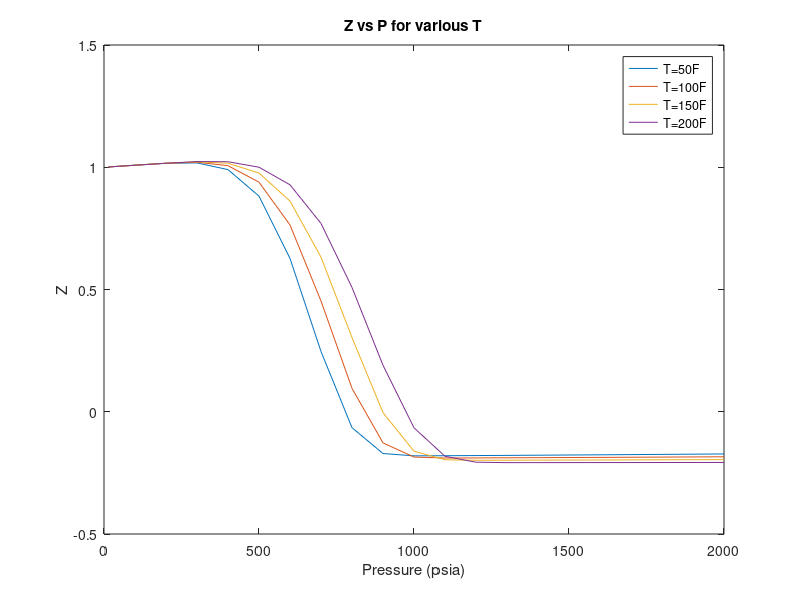

Source code (MATLAB):
% -------- Short Description --------
%   Zscipt calculates Z for various P and T from composition input, assuming gas
%   of C1,C2,C3 only. 

% -------- Somewhat Longer Description --------
%   User is asked to provide composition values for C1,C2 & C3 and then Z
%   is calculated for T(50-200F) and P(14.7 and 100-2000 psia).Main output 
%   is a plot of Z vs P for four different T.
%   Secondary output is a table of Z values for the various P & T. Currently
%   the table is not displayed by default, however this can be changed by
%   removing the percent sign "%" from the last line of the script's
%   .m file. Furthermore, note that Z is calculated by an algorithm
%   avoiding loops.

%% --- 1. Input ---

% -- First-time Input

disp('Enter composition of gas. Note that the decimal point is "." and not ","')
C1= input('Enter C1: ')
C2= input('Enter C2: ')
C3= input('Enter C3: ')

% -- 1.2 Check if sum of C1,C2,C3 = 1 & user errors

proceed='n'; % So that it will enter the while_loop the first time if C1+C2+C3~=1
while C1+C2+C3~=1 & proceed== 'n'
    proceed= input('The given composition does not account for 100% of gas (sum of C1,C2,C3 =/=1). Continue anyway? (y/n | include single quotes in your answer): ');
    if proceed == 'n'
        disp('Enter composition of gas. Note that the decimal point is "." and not ","')
        C1= input('Enter C1: ')
        C2= input('Enter C2: ')
        C3= input('Enter C3: ')
    end
end

%% --- 2. Calculations ---

% -- 2.1 Basic Calculations

C = [C1 C2 C3];             % arranging composition values in a vector
MW = [16 30 44];            % Molecular weights for C1, C2 & C3 respectively
Sg = sum(C.*MW)/28.97       % Calculating Specific gravity for the specified (via composition) gas
Ppc = 677+15*Sg -37.5*Sg^2  % Calc of pseudo-critical Pressure
Tpc = 168+325*Sg-12.5*Sg^2  % Calc of pseudo-critical Temperature
Ppsia = [ 14.7 100:100:2000]; % Creates Pressure vector of 14.7 100 200 300... 2000 psia
Tf = [50:50:200];           % Creates Temperature vector (in Fahrenheit) with the following: 50 100 150 200
Tr = Tf+459.67;             % Converts the above to Rankine. Note that Tf(i) corresponds to Tr(i), e.g. Tf(3)= 150 & Tr(3)=150+459.67=Tf(3)+459.67
Ppr = Ppsia / Ppc;          % Calc of pseudo-reduced Pressure vector
Tpr = Tr/ Tpc;              % Calc of pseudo-reduced temperature vector
Ppr_mat=repmat(Ppr',1,length(Tpr)); % Create new Pressure matrix by repeating previous P values 4 times (for 4 different Temperature values) for element-wise calculations
Tpr_mat=repmat(Tpr,length(Ppr),1);  % Create new Temperature matrix by repeating previous T values 21 times (for 21 different Pressure values) for element-wise calculations

% -- 2.2 Calc of Z without loops

A= 1.39*(Tpr_mat-0.92).^0.5-0.36*Tpr_mat-0.101;
C= 0.132-0.32*log10(Tpr_mat);
D= 10.^(0.3106-0.49*Tpr_mat+0.1824*Tpr_mat.^2);
B= (0.62-0.23*Tpr_mat).*Ppr_mat+(0.066./(Tpr_mat-0.86)-0.037).*Ppr_mat.^2+0.32./(10.^(9.*(Tpr_mat-1))).*Ppr_mat.^6;
Znl= A+(1-A)./exp(B)+C.*Ppr_mat.^D;  % nl simply stands for no-loop.
Z= Znl';
%% --- 3. Output ---

% -- 3.1 Plot Z vs P
figure
plot(Ppsia,Z(1,:),Ppsia,Z(2,:),Ppsia,Z(3,:),Ppsia,Z(4,:))
title('Z vs P for various T')
xlabel('Pressure (psia)')
ylabel('Z')
legend('T=50F','T=100F','T=150F','T=200F')

% -- 3.2 Table output

%Haven't figured out how to present Z values in a satisfactory manner.
%However you may wish to remove the "%" from the last line. 
%This will produce a table for which each row corresponds to a given
%Temperature (50, 100, 150, 200) and each column to a given Pressure
%(14.7,100,200...2000|N=21 values, 20 for 100...2000 plus 14.7).


%TABLE=array2table(Z)

